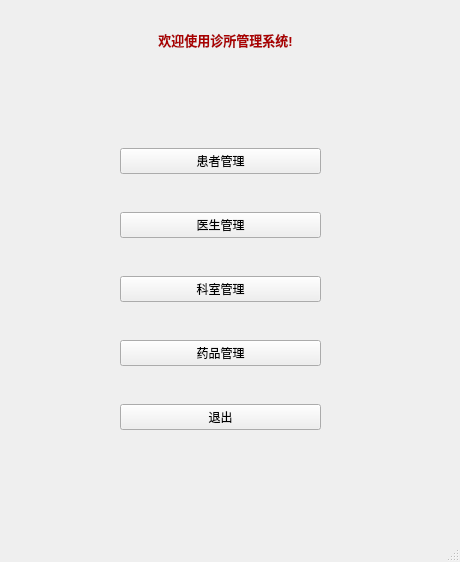
<?xml version="1.0" encoding="UTF-8"?>
<ui version="4.0">
 <class>AdaminWindow</class>
 <widget class="QMainWindow" name="AdaminWindow">
  <property name="geometry">
   <rect>
    <x>0</x>
    <y>0</y>
    <width>460</width>
    <height>562</height>
   </rect>
  </property>
  <property name="windowTitle">
   <string>诊所管理系统</string>
  </property>
  <property name="styleSheet">
   <string notr="true">#MainWiondow{background-color: rgb(247, 255, 238);}</string>
  </property>
  <widget class="QWidget" name="centralwidget">
   <widget class="QWidget" name="layoutWidget">
    <property name="geometry">
     <rect>
      <x>20</x>
      <y>80</y>
      <width>401</width>
      <height>421</height>
     </rect>
    </property>
    <layout class="QVBoxLayout" name="verticalLayout">
     <property name="spacing">
      <number>20</number>
     </property>
     <property name="leftMargin">
      <number>100</number>
     </property>
     <property name="topMargin">
      <number>50</number>
     </property>
     <property name="rightMargin">
      <number>100</number>
     </property>
     <property name="bottomMargin">
      <number>50</number>
     </property>
     <item>
      <widget class="QPushButton" name="pushButton_3">
       <property name="text">
        <string>患者管理</string>
       </property>
      </widget>
     </item>
     <item>
      <widget class="QPushButton" name="pushButton_2">
       <property name="text">
        <string>医生管理</string>
       </property>
      </widget>
     </item>
     <item>
      <widget class="QPushButton" name="pushButton_4">
       <property name="text">
        <string>科室管理</string>
       </property>
      </widget>
     </item>
     <item>
      <widget class="QPushButton" name="pushButton">
       <property name="text">
        <string>药品管理</string>
       </property>
      </widget>
     </item>
     <item>
      <widget class="QPushButton" name="pushButton_5">
       <property name="text">
        <string>退出</string>
       </property>
      </widget>
     </item>
    </layout>
   </widget>
   <widget class="QLabel" name="label">
    <property name="geometry">
     <rect>
      <x>120</x>
      <y>20</y>
      <width>211</width>
      <height>41</height>
     </rect>
    </property>
    <property name="text">
     <string>&lt;html&gt;&lt;head/&gt;&lt;body&gt;&lt;p align=&quot;center&quot;&gt;&lt;span style=&quot; font-size:10pt; font-weight:600; color:#aa0000;&quot;&gt;欢迎使用诊所管理系统!&lt;/span&gt;&lt;/p&gt;&lt;/body&gt;&lt;/html&gt;</string>
    </property>
   </widget>
  </widget>
  <widget class="QStatusBar" name="statusbar"/>
 </widget>
 <resources/>
 <connections/>
</ui>
